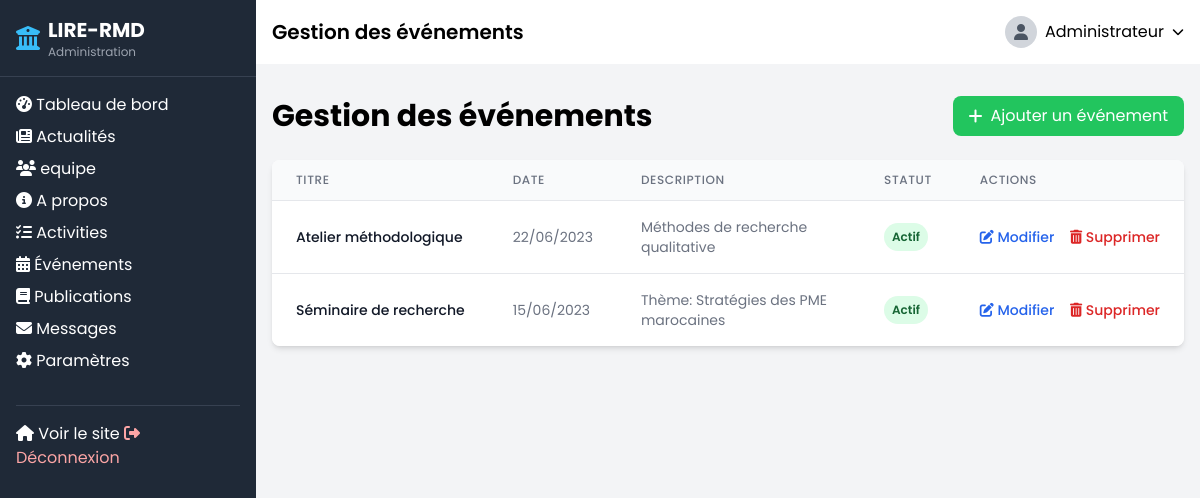
/admin/events.php (signed in), run on the app's committed database.
### tables this page shows
CREATE TABLE IF NOT EXISTS events (
    id INT AUTO_INCREMENT PRIMARY KEY,
    title VARCHAR(255) NOT NULL,
    description TEXT NOT NULL,
    event_date DATE NOT NULL,
    is_active BOOLEAN DEFAULT TRUE,
    created_at TIMESTAMP DEFAULT CURRENT_TIMESTAMP
);

### admin/events.php (the view, shortened to what this page needs)
<?php
require_once '../includes/config.php';
include_once 'includes/header.php';
?>
<div class="container mx-auto px-4 py-8">
    <div class="flex justify-between items-center mb-6">
        <h1 class="text-3xl font-bold">Gestion des événements</h1>
        <button id="showAddForm" class="bg-green-500 hover:bg-green-600 text-white px-4 py-2 rounded-lg flex items-center">
            <i class="fas fa-plus mr-2"></i> Ajouter un événement
        </button>
    </div>
    <div class="bg-white rounded-lg shadow-md overflow-hidden">
        <div class="overflow-x-auto">
            <table class="min-w-full divide-y divide-gray-200">
                <thead class="bg-gray-50">
                    <tr>
                        <th scope="col" class="px-6 py-3 text-left text-xs font-medium text-gray-500 uppercase tracking-wider">Titre</th>
                        <th scope="col" class="px-6 py-3 text-left text-xs font-medium text-gray-500 uppercase tracking-wider">Date</th>
                        <th scope="col" class="px-6 py-3 text-left text-xs font-medium text-gray-500 uppercase tracking-wider">Description</th>
                        <th scope="col" class="px-6 py-3 text-left text-xs font-medium text-gray-500 uppercase tracking-wider">Statut</th>
                        <th scope="col" class="px-6 py-3 text-left text-xs font-medium text-gray-500 uppercase tracking-wider">Actions</th>
                    </tr>
                </thead>
                <tbody class="bg-white divide-y divide-gray-200">
                    <?php
                    $events_query = "SELECT * FROM events ORDER BY event_date DESC";
                    $events_result = mysqli_query($conn, $events_query);
                    if ($events_result && mysqli_num_rows($events_result) > 0) {
                        while ($event = mysqli_fetch_assoc($events_result)) {
                            $event_date = new DateTime($event['event_date']);
                            ?>
                            <tr>
                                <td class="px-6 py-4 whitespace-nowrap">
                                    <div class="text-sm font-medium text-gray-900"><?php echo $event['title']; ?></div>
                                </td>
                                <td class="px-6 py-4 whitespace-nowrap">
                                    <div class="text-sm text-gray-500"><?php echo $event_date->format('d/m/Y'); ?></div>
                                </td>
                                <td class="px-6 py-4">
                                    <div class="text-sm text-gray-500"><?php echo substr($event['description'], 0, 100) . (strlen($event['description']) > 100 ? '...' : ''); ?></div>
                                </td>
                                <td class="px-6 py-4 whitespace-nowrap">
                                    <?php if ($event['is_active']): ?>
                                        <span class="px-2 py-1 inline-flex text-xs leading-5 font-semibold rounded-full bg-green-100 text-green-800">Actif</span>
                                    <?php else: ?>
                                        <span class="px-2 py-1 inline-flex text-xs leading-5 font-semibold rounded-full bg-gray-100 text-gray-800">Inactif</span>
                                    <?php endif; ?>
                                </td>
                                <td class="px-6 py-4 whitespace-nowrap text-sm font-medium">
                                    <a href="?edit=<?php echo $event['id']; ?>" class="text-blue-600 hover:text-blue-900 mr-3">
                                        <i class="fas fa-edit"></i> Modifier
                                    </a>
                                    <a href="?delete=<?php echo $event['id']; ?>" class="text-red-600 hover:text-red-900" onclick="return confirm('Êtes-vous sûr de vouloir supprimer cet événement?')">
                                        <i class="fas fa-trash-alt"></i> Supprimer
                                    </a>
                                </td>
                            </tr>
                            <?php
                        }
                    } else {
                        echo '<tr><td colspan="5" class="px-6 py-4 text-center text-sm text-gray-500">Aucun événement disponible</td></tr>';
                    }
                    ?>
                </tbody>
            </table>
        </div>
    </div>
</div>
<?php
include_once 'includes/footer.php';
?>

### data on the page
events: title "Atelier méthodologique", event_date "22/06/2023", description "Méthodes de recherche qualitative", is_active "Actif"
events: title "Séminaire de recherche", event_date "15/06/2023", description "Thème: Stratégies des PME marocaines", is_active "Actif"

### other printed values
$page_title "Gestion des événements"
$_SESSION['user_name'] "Administrateur"
